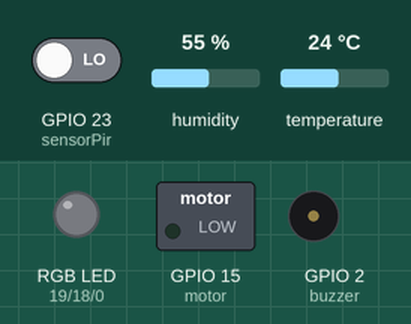
This sketch was run on a simulated ESP32. On the bench: switched loads named in the sketch (green lamp = pin HIGH), an RGB LED mixed from three pins (HIGH = lit), buzzer (waves = sounding, pin HIGH). The test bench sets the inputs (shaded band); at power-on: GPIO 23 (sensorPir) LOW, humidity 55 %, temperature 24 °C.

Above: at 0.1 s.
At 3.6 s:
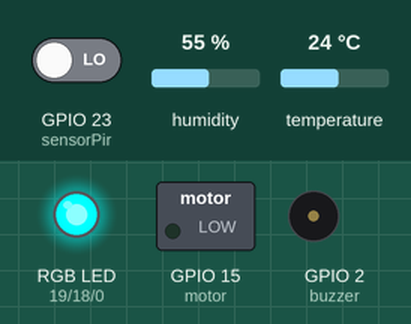
At 8.1 s:
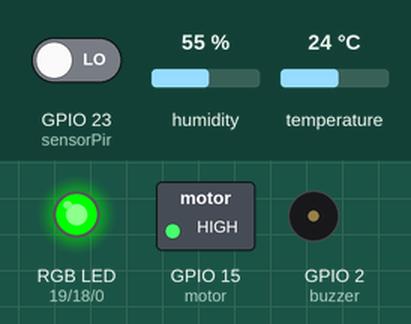
Timing chart, 0 to 9.6 s (numbered marks = the images above):
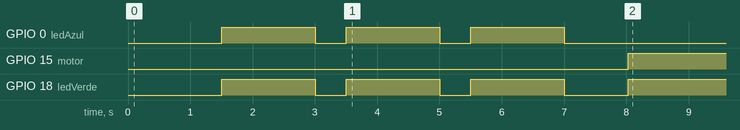

Measured:
- by itself, GPIO 15 (motor): LOW → HIGH at 8.0 s
- by itself, GPIO 18 (ledVerde): goes LOW 0.50 s, HIGH 1.5 s, LOW 0.50 s, HIGH 1.5 s, LOW 1.0 s, then HIGH

The sketch:

Ventilador.ino
```cpp
//librerias y definiciones
#include <Ubidots.h>
#include <PubSubClient.h>
#include <DHT.h>
#include <WiFi.h>

//declaracion de variables
#define DHTTYPE DHT11
#define TOKEN "BBFF-2Y0drBPmuIgktt1rqr6wrMAv5u3rqd"
#define DEVICE "esp-32"
#define leerTemp "leertemperatura"
#define leerMov "movimiento"
#define leerHum "leerhumedad"
#define escribirTemp "escribirtemperatura"
#define escribirHum "escribirhumedadlimite"
#define prenderVent "prenderventilador"

//coneccion con ubidots mediante un token
Ubidots client(TOKEN);

//nombre del wifi y contraseña para conectarse
const char* WIFISSID = "WifiDylan";
const char* PASSWORD = "Dylan212508632";

//declaracion de pines
const int sensorPir = 23;
const int sensorTemp = 22;
const int ledVerde = 18;
const int ledRojo = 19;
const int ledAzul = 0;
const int motor = 15;
const int buzzer = 2;

//declaracion de variables para la temperatura y humedad
int valorMov, tLim, vent, hLim, h;
float t;

//inicio del sensor de temperatura y humedad DHT11 en el pin 22
DHT dht(sensorTemp, DHTTYPE);

void setup() {
  //al arrancar el circuito, iniciarà primero este void setup una sola vez
  //modos de pin para cada componente
  pinMode(sensorPir, INPUT);
  pinMode(ledVerde, OUTPUT);
  pinMode(ledRojo, OUTPUT);
  pinMode(ledAzul, OUTPUT);
  pinMode(motor, OUTPUT);
  pinMode(buzzer, OUTPUT);
  dht.begin();

  //para poder ver la terminal y los datos que entrega
  Serial.begin(9600);

  //conexion al wifi
  if (client.wifiConnect(WIFISSID, PASSWORD)) {
    colorAmarillo();
    delay(500);
    apagar();
    delay(500);
    colorAmarillo();
    delay(500);
    apagar();
    delay(500);
    colorAmarillo();
    delay(500);
    apagar();
    delay(500);
  }
}


void loop() {
  //luego del void setup, se ejecutara esto en un ciclo
  vent = client.get(DEVICE, prenderVent);  //toma el valor del switch (encendido o apagado) para activar el ventilador
  escribirTyHLim();                        //toma los valores que se ingresaron en ubidots para la temperatura y humedad maxima para que se active el ventilador
  escanearTyH();                           //toma la temperatura y humedad que hay en el ambiente mediente el DHT11
  leerTyH();                               //almacena la temperatura y humedad leida por el DHT11 para despues enviarla a la pagina de ubidots
  client.send();                           //envia los datos a la pagina

  //si el switch esta encendido, el ventilador se activa hasta que se apague, a su vez, envia los datos a la pagina
  if (vent == HIGH) {
    while (vent == HIGH) {
      vent = client.get(DEVICE, prenderVent);
      escribirTyHLim();
      escanearTyH();
      delay(500);
      leerTyH();
      client.send();
      digitalWrite(motor, HIGH);
      if (vent == LOW) {
        apagar();
      }
    }
  }

  //si detecta movimiento el sensor, este se activa hasta que no detecte nada, a su vez, envia los datos a la pagina y enciende la luz roja del rgb
  valorMov = digitalRead(sensorPir);
  if (valorMov == HIGH) {
    while (valorMov == HIGH) {
      valorMov = digitalRead(sensorPir);
      escribirTyHLim();
      escanearTyH();
      delay(500);
      encenderRojo();
      client.add(leerMov, 1);
      leerTyH();
      client.send();
      digitalWrite(motor, HIGH);
      if (valorMov == LOW) {
        apagar();
        client.add(leerMov, 0);
        client.send();
      }
    }
  }

  // si la temperatura supera la temperatura asignada en el ubidots, este se activa hasta que la temperatura baje, envia los datos a la pagina y enciende la luz verde del rgb
  if (t >= tLim) {
    while (t >= tLim) {
      escribirTyHLim();
      escanearTyH();
      delay(500);
      encenderVerde();
      leerTyH();
      client.send();
      digitalWrite(motor, HIGH);
      if (t < tLim) {
        apagar();
      }
    }
  }

  //si la humedad supera la humedad ingresada en el ubidots, este se activa hasta que la humedad baje, envia los datos a la pagina y enciende la luz azul del rgb
  if (h >= hLim) {
    while (h >= hLim) {
      escribirTyHLim();
      escanearTyH();
      encenderAzul();
      delay(500);
      leerTyH();
      client.send();
      digitalWrite(motor, HIGH);
      if (h < hLim) {
        apagar();
      }
    }
  }
}

void apagar() {
  delay(1000);
  digitalWrite(ledRojo, LOW);
  digitalWrite(ledAzul, LOW);
  digitalWrite(ledVerde, LOW);
  digitalWrite(motor, LOW);
}

void encenderRojo() {
  digitalWrite(ledRojo, HIGH);
  digitalWrite(ledAzul, LOW);
  digitalWrite(ledVerde, LOW);
}

void encenderVerde() {
  digitalWrite(ledRojo, LOW);
  digitalWrite(ledAzul, LOW);
  digitalWrite(ledVerde, HIGH);
}

void encenderAzul() {
  digitalWrite(ledRojo, LOW);
  digitalWrite(ledAzul, HIGH);
  digitalWrite(ledVerde, LOW);
}

void leerTyH() {
  client.add(leerTemp, t);
  client.add(leerHum, h);
}

void escribirTyHLim() {
  tLim = client.get(DEVICE, escribirTemp);
  hLim = client.get(DEVICE, escribirHum);
}

void escanearTyH() {
  t = dht.readTemperature();
  h = dht.readHumidity();
}

void colorAmarillo() {
  digitalWrite(ledRojo, LOW);
  digitalWrite(ledAzul, HIGH);
  digitalWrite(ledVerde, HIGH);
}
```
